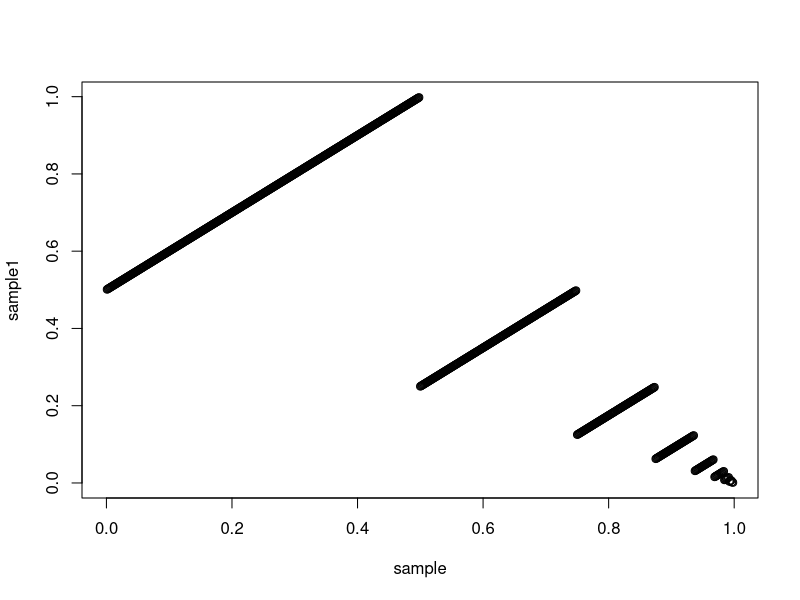
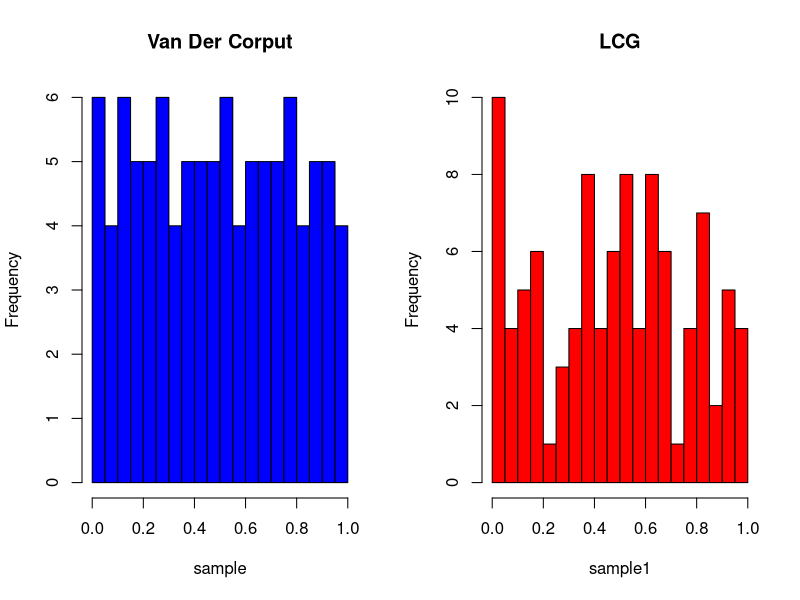
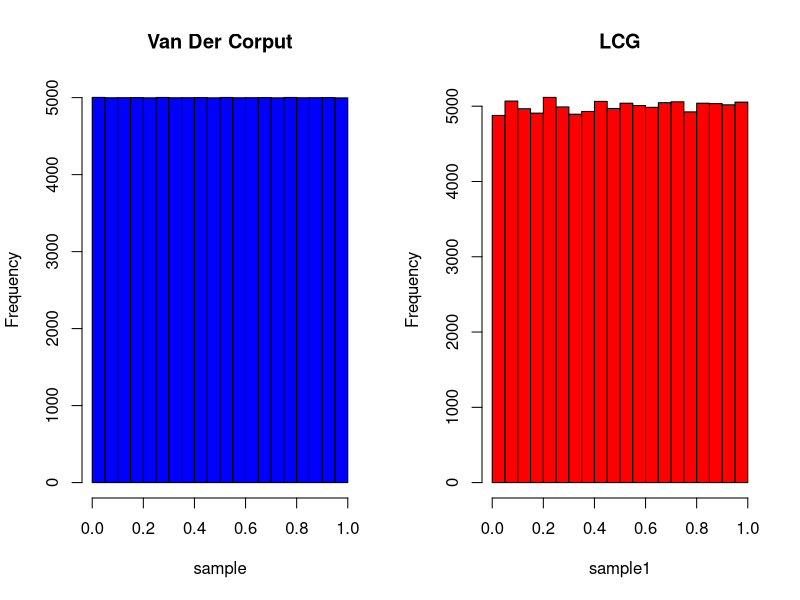

Reproduce these figures in R, in order.
lcg<-function(a,x,m,count){
	u<-c()
	for(i in 1:count){
		u[i]=x/m
		x=(x*a)
		x=x%%m
	}
	return(u)
}
vanDerCorput<-function(n,base){
	sum=0
	temp=1/base
	while(n!=0){
		sum=sum+(n%%base)*temp
		n=n%/%base
		temp=temp/base
	}
	return(sum)
}
count<-25
cat("Number of sequence elements= ",count,"\n")
sample<-c()
for(i in 1:count){
	sample[i]<-vanDerCorput(i,2)
	cat(sample[i],"\n")
}
count<-1000
sample<-c()
sample1<-c()
png(paste("question1_",count,".png",sep=""))
for(i in 1:count){
	sample[i]<-vanDerCorput(i,2)
	if(i>1){
		sample1[i-1]<-sample[i]
	}
}
sample1[count]<-vanDerCorput(count+1,2)
plot(sample,sample1)
counts<-c(100,100000)
x<-23
a<-16807
m<-2^31-1
for(count in counts){
	sample<-c()
	for(i in 1:count){
		sample[i]<-vanDerCorput(i,2)
	}
	sample1<-lcg(a,x,m,count)
	png(paste("question1_",toString(count),".png",sep=""))
	par(mfrow=c(1,2))
	hist(sample,main="Van Der Corput",breaks=20,col="blue",ylab="Frequency",)
	hist(sample1,main="LCG",breaks=20,col="red",ylab="Frequency",)
}
